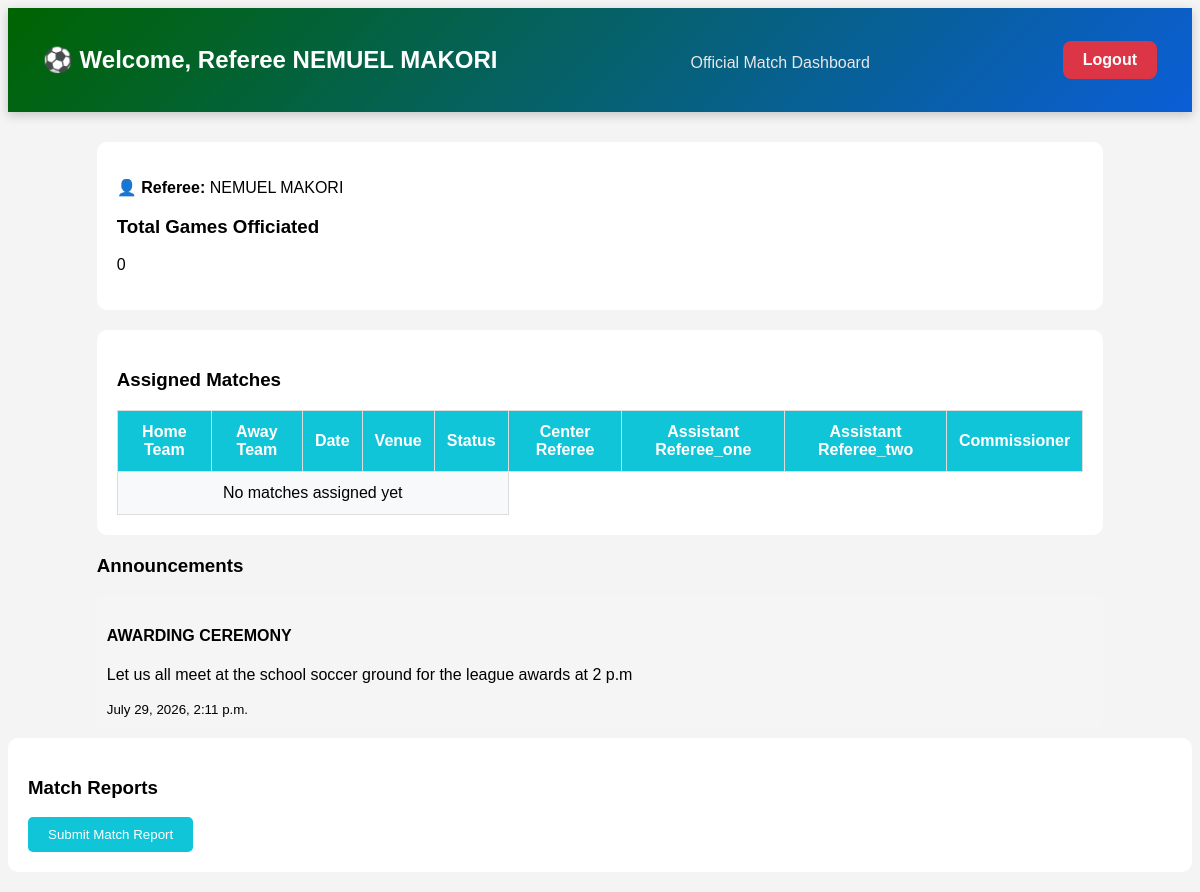
/referee-dashboard/ (signed in), run on the app's committed database.
### users/models.py (models this page shows, shortened)
class CustomUser(AbstractUser):
    ROLE_CHOICES = (
        ('admin', 'Admin'),
        ('coach', 'Coach'),
        ('referee', 'Referee'),
    )
    role = models.CharField(
        max_length=20,
        choices=ROLE_CHOICES,
        default='coach'
    )
    phone_number = models.CharField(
        max_length=15,
        blank=True,
        null=True
    )
    admin_approved = models.BooleanField(default=False)

### notifications/models.py (models this page shows, shortened)
class Announcement(models.Model):
    AUDIENCE_CHOICES = (
        ('all', 'All Users'),
        ('coaches', 'Coaches Only'),
        ('referees', 'Referees Only'),
    )
    audience = models.CharField(
        max_length=20,
        choices=AUDIENCE_CHOICES,
        default='all')
    title = models.CharField(max_length=200)
    message = models.TextField()
    created_at = models.DateTimeField(auto_now_add=True)

### teams/views.py (the view)
def referee_dashboard(request):
    referee = request.user
    assigned_matches = Match.objects.filter(
        models.Q(center_referee=request.user ) |
        models.Q(assistant_referee_one=request.user ) |
        models.Q(assistant_referee_two=request.user ) |
        models.Q(match_commissioner=request.user )
    ).order_by('match_date')
    announcements = Announcement.objects.filter(
        audience__in=['all', 'referees']
    ).order_by('-created_at')
    games_officiated = Match.objects.filter(
        Q(center_referee=request.user) |
        Q(assistant_referee_one=request.user) |
        Q(assistant_referee_two=request.user),
        status="Completed"
    ).distinct().count()
    context = {
        'assigned_matches': assigned_matches,
        'announcements': announcements,
        'games_officiated': games_officiated,
    }
    return render(
        request,
        'teams/referee_dashboard.html',
        context
    )

### notifications/context_processors.py (called while the page is built)
def admin_notifications(request):
    return {
        'unread_notifications':
        AdminNotification.objects.filter(
            is_read=False
        ).count()
    }

### templates/teams/referee_dashboard.html (shortened to what this page needs)
<!DOCTYPE html>
<html>
<head>
</head>
<body>
<div style="
background:linear-gradient(135deg, #006400, #0b5ed7);
color:white;
padding:18px 35px;
display:flex;
justify-content:space-between;
align-items:center;
box-shadow:0 3px 10px rgba(0,0,0,.2);
">
    <h2>⚽ Welcome, Referee {{ request.user.first_name }}</h2>
    <p style="margin:6px 0 0 0;color:#e8e8e8;font-size:16px;">
        Official Match Dashboard
    </p>
    <a href="/logout/"
       style="
       background:#dc3545;
       color:white;
       padding:10px 20px;
       text-decoration:none;
       border-radius:8px;
       font-weight:bold;">
        Logout
    </a>
</div>
<div class="container">
    <div class="card">
        <p><strong>👤 Referee:</strong> {{ request.user.first_name }}</p>
        <h3>Total Games Officiated</h3>
        <p>{{ games_officiated }}</p>
    </div>
    <div class="card">
    <h3>Assigned Matches</h3>
    <table>
        <tr>
            <th>Home Team</th>
            <th>Away Team</th>
            <th>Date</th>
            <th>Venue</th>
            <th>Status</th>
            <th>Center Referee</th>
            <th>Assistant Referee_one</th>
            <th>Assistant Referee_two</th>
            <th>Commissioner</th>
        </tr>
        {% for match in assigned_matches %}
        <tr>
            <td>{{ match.home_team }}</td>
            <td>{{ match.away_team }}</td>
            <td>{{ match.match_date }}</td>
            <td>{{ match.venue }}</td>
            <td>{{ match.status }}</td>
            <td>{{ match.center_referee }}</td>
            <td>{{ match.assistant_referee_one }}</td>
            <td>{{ match.assistant_referee_two}}</td>
            <td>{{ match.match_commissioner }}</td>
        </tr>
        {% empty %}
        <tr>
            <td colspan="5">No matches assigned yet</td>
        </tr>
        {% endfor %}
    </table>
</div>
<h3>Announcements</h3>
{% for announcement in announcements %}
    <div style="background:#f5f5f5; padding:10px; margin-bottom:10px; border-radius:5px;">
        <h4>{{ announcement.title }}</h4>
        <p>{{ announcement.message }}</p>
        <small>{{ announcement.created_at }}</small>
    </div>
    {% empty %}
        <p>No announcements available.</p>
        {% endfor %}
    </div>
    <div class="card">
        <h3>Match Reports</h3>
    <a href="{% url 'submit_match_report' %}">
        <button>
            Submit Match Report
        </button>
    </div>
</body>
</html>

### templates/teams/referee_dashboard.html (style rules this page uses)
body { font-family:Arial; background:#f4f4f4; }
.container { width:85%; margin:auto; margin-top:30px; }
.card { background:white; padding:20px; margin-bottom:20px; border-radius:10px; }
button { background:#11c5d9; color:white; border:none; padding:10px 20px; border-radius:5px; }
table { width:100%; border-collapse:collapse; }
th, td { border:1px solid #ddd; padding:12px; text-align:center; }
th { background:#11c5d9; color:white; }
tr:nth-child(even) { background:#f8f9fa; }

### data on the page
CustomUser: user.first_name "NEMUEL MAKORI"
Announcement: title "AWARDING CEREMONY", message "Let us all meet at the school soccer ground for the league awards at 2 p.m", created_at "July 29, 2026, 2:11 p.m."

### other printed values
{{ games_officiated }} "0"
